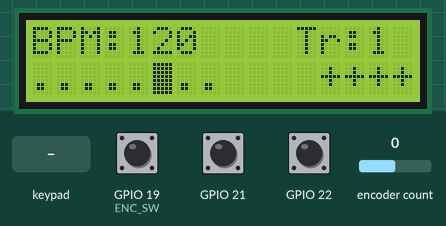
Recording of a program running on a simulated ESP32. On the bench: 16×2 character LCD. Wiring (inferred from the signals the program sends): 4×4 keypad with keys 1 2 3 A 4 5 6 B 7 8 9 C * 0 # D (labels assumed): rows GPIO 33, GPIO 32, GPIO 26, GPIO 25; columns GPIO 27, GPIO 14, GPIO 12, GPIO 13. Inputs (shaded band) come from the test bench; at power-on: GPIO 21 HIGH, GPIO 19 (ENC_SW) HIGH, GPIO 22 HIGH, encoder count 0. I2S audio is not simulated (input reads silence).

Above: at 1.7 s.
1.8 s: keypad keys 1 3 9 7 pressed 0.4 s apart
At 1.97 s:
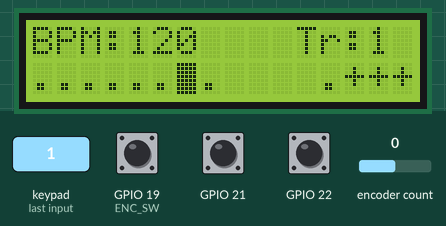
4.9 s: key '*' pressed
At 5.7 s:
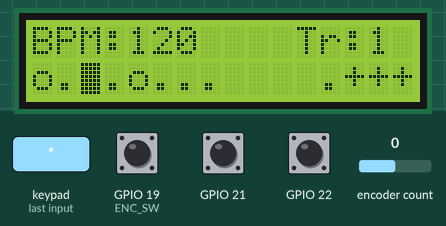
6.7 s: GPIO 21 pulled LOW for 0.15 s
At 7.1 s:
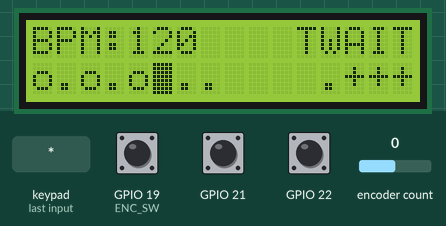
7.4 s: keypad keys 1 2 3 4 pressed 0.4 s apart
At 9.29 s:
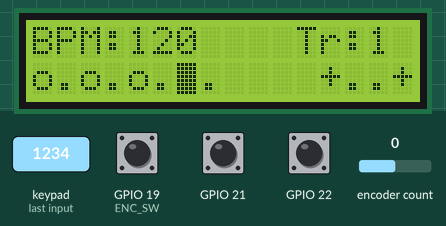
10.5 s: GPIO 19 (ENC_SW) pulled LOW for 0.15 s
At 10.85 s:
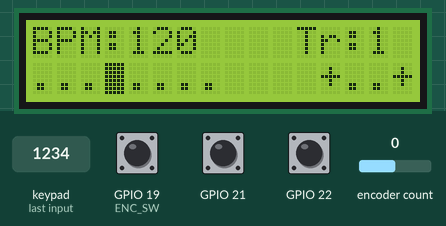
11.2 s: keypad keys 1 3 9 7 # pressed 0.4 s apart
At 11.49 s:
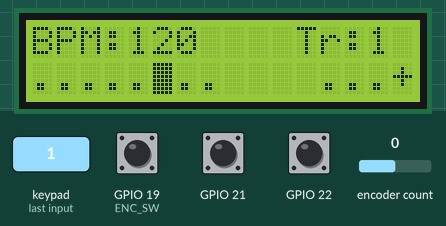
Timing chart, 0 to 14.2 s (numbered marks = the images above; inputs shaded):
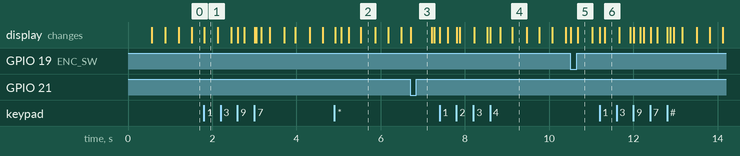

The program:

main.cpp
```cpp
#include <Arduino.h>
#include <driver/i2s.h>
#include <Keypad.h>
#include <ESP32Encoder.h>
#include <LiquidCrystal_74HC595.h>

#define I2S_WS      4
#define I2S_SCK     2
#define I2S_SD_IN   16
#define I2S_SD_OUT  15
#define I2S_PORT I2S_NUM_0

#define ENC_CK 34
#define ENC_DT 35
#define ENC_SW 19

#define SERIAL_IN 17
#define SERIAL_CK 18
#define SERIAL_LATCH 5

#define BUFFER_LEN 512
#define MAX_SAMPLE_LENGHT 22050
#define CHUNK_SIZE 256
#define NUMBER_OF_SAMPLES 4

#define INPUT_SHIFT 20
#define OUTPUT_SHIFT 24
#define TRIGGER_THRESHOLD 2
#define SILENCE_LIMIT 4000

const float PITCH_TABLE[25] = {0.500, 0.530, 0.561, 0.595, 0.630, 0.667, 0.707, 0.749, 0.794, 0.841, 0.891, 0.944, 1.000,
  1.059, 1.122, 1.189, 1.260, 1.335, 1.414, 1.498, 1.587, 1.682, 1.782, 1.888, 2.000};

const i2s_config_t i2s_config = {
  .mode = i2s_mode_t(I2S_MODE_MASTER | I2S_MODE_RX | I2S_MODE_TX),
  .sample_rate = 22050,
  .bits_per_sample = I2S_BITS_PER_SAMPLE_32BIT,
  .channel_format = I2S_CHANNEL_FMT_ONLY_RIGHT,
  .communication_format = i2s_comm_format_t(I2S_COMM_FORMAT_STAND_I2S),
  .intr_alloc_flags = ESP_INTR_FLAG_LEVEL1,
  .dma_buf_count = 8,
  .dma_buf_len = BUFFER_LEN,
  .use_apll = true
};

const i2s_pin_config_t pin_config = {
  .bck_io_num = I2S_SCK,
  .ws_io_num = I2S_WS,
  .data_out_num = I2S_SD_OUT,
  .data_in_num = I2S_SD_IN
};


struct Sample {
    int8_t data[MAX_SAMPLE_LENGHT];
    uint32_t length;
    float playCursor;
    uint32_t recCursor;
    bool isPlaying;
    bool isRecording;
    bool enabled;
    float currentSpeed;
    struct Step{
      bool active;
      uint8_t pitch;
    };
    Step steps[8];
};

struct Sample tracks[NUMBER_OF_SAMPLES];
MatrixKeypad keypad;
ESP32Encoder encoder;
LiquidCrystal_74HC595 lcd(SERIAL_IN, SERIAL_CK, SERIAL_LATCH, 1, 2, 4, 5, 6, 7);

bool cmdRecording = false;
bool recordingStarted = false;
uint32_t silenceCounter = 0;
char currentTrack = 0;
unsigned char globalBPM = 120;

volatile uint8_t currentStepIndex = 0;

void AudioTask(void * parameters) {
  i2s_driver_install(I2S_PORT, &i2s_config, 0, NULL);
  i2s_set_pin(I2S_PORT, &pin_config);
  i2s_zero_dma_buffer(I2S_PORT);

  size_t bytesIn, bytesOut;
  int32_t inputBuffer[CHUNK_SIZE];
  int32_t outputBuffer[CHUNK_SIZE];
  uint16_t samplesCount = 0;


  for(uint8_t i = 0; i < NUMBER_OF_SAMPLES; i++){
     tracks[i].isPlaying = false;
     tracks[i].isRecording = false;
     tracks[i].playCursor = 0;
     tracks[i].recCursor = 0;
     tracks[i].enabled = true;
     for(uint8_t g = 0; g < 8; g++) tracks[i].steps[g].pitch = 12;
  }

  while(1){
    uint16_t samplesPerStep = (22050 * 60) / (globalBPM * 4);

    if(cmdRecording){
      cmdRecording = false;
      recordingStarted = false;
      silenceCounter = 0;
      tracks[currentTrack].isRecording = true;
      tracks[currentTrack].recCursor = 0;
      tracks[currentTrack].length = 0;
    }

    i2s_read(I2S_NUM_0, &inputBuffer, sizeof(inputBuffer), &bytesIn, portMAX_DELAY);
    memset(outputBuffer, 0, sizeof(outputBuffer));

    for(uint16_t i = 0; i < CHUNK_SIZE; i++){
      samplesCount++;
      if(samplesCount >= samplesPerStep){
        samplesCount = 0;
        currentStepIndex = (currentStepIndex + 1) % 8;

        for(int j = 0; j<NUMBER_OF_SAMPLES;j++){
          if(tracks[j].steps[currentStepIndex].active && tracks[j].length > 0){
             tracks[j].playCursor = 0;
             tracks[j].isPlaying = true;
             uint8_t p = tracks[j].steps[currentStepIndex].pitch;
             if(p > 24) p = 12;
             tracks[j].currentSpeed = PITCH_TABLE[p];
          }
        }
      }

      int32_t mix = 0;
      for(uint32_t j = 0; j < NUMBER_OF_SAMPLES; j++) {
         if(tracks[j].isPlaying) {
            if(tracks[j].playCursor < tracks[j].length) {

               if(tracks[j].enabled) {
                   mix += tracks[j].data[(uint16_t)(tracks[j].playCursor)];
               }

               tracks[j].playCursor += tracks[j].currentSpeed;
            } else { tracks[j].isPlaying = false; }
         }
      }
      if (mix > 127) mix = 127;
      if (mix < -128) mix = -128;
      outputBuffer[i] = mix << OUTPUT_SHIFT;

      if(tracks[currentTrack].isRecording){
           int32_t raw = inputBuffer[i];
           int32_t processed = raw >> INPUT_SHIFT;
           if (processed > 127) processed = 127;
           if (processed < -128) processed = -128;

           if(!recordingStarted){
             if(abs(processed) > TRIGGER_THRESHOLD) recordingStarted = true;
           }
           if(recordingStarted){
             if(tracks[currentTrack].recCursor < MAX_SAMPLE_LENGHT){
               tracks[currentTrack].data[tracks[currentTrack].recCursor++] = (int8_t)processed;
               tracks[currentTrack].length = tracks[currentTrack].recCursor;
               if(abs(processed) < TRIGGER_THRESHOLD) silenceCounter++;
               else silenceCounter = 0;
               if(silenceCounter > SILENCE_LIMIT) tracks[currentTrack].isRecording = false;
             } else {
               tracks[currentTrack].isRecording = false;
             }
           }
      }
    }
    i2s_write(I2S_NUM_0, &outputBuffer, sizeof(outputBuffer), &bytesOut, portMAX_DELAY);
  }
}

void handleSerialUpload() {
  if (Serial.available() >= 4) {
    if (Serial.read() == 83) {
      while(Serial.available() < 3);

      uint8_t trackID = Serial.read();
      uint8_t sizeHigh = Serial.read();
      uint8_t sizeLow = Serial.read();
      uint16_t dataSize = (sizeHigh << 8) | sizeLow;
      if (trackID < NUMBER_OF_SAMPLES && dataSize <= MAX_SAMPLE_LENGHT) {
        tracks[trackID].isPlaying = false;
        size_t bytesRead = Serial.readBytes((char*)tracks[trackID].data, dataSize);
        tracks[trackID].length = bytesRead;
        tracks[trackID].playCursor = 0;
      } else {
        while(Serial.available()) Serial.read();
      }
    }
  }
}

void setup() {
  Serial.begin(460800);
  keypad.begin();
  pinMode(ENC_SW, INPUT_PULLUP);
  lcd.begin(16,2);
  lcd.clear();
  xTaskCreatePinnedToCore(AudioTask, NULL , 10000, NULL, 10, NULL, 0);
  ESP32Encoder::useInternalWeakPullResistors = puType::up;
  encoder.attachHalfQuad(ENC_DT, ENC_CK);
  encoder.setCount(120);
  delay(500);
}

void loop() {
   handleSerialUpload();
   keypad.update();

    int heldStep = -1;
    for(uint8_t i=0; i<8; i++)
    {
      if(keypad.isJustPressed(i+1)){
        tracks[currentTrack].steps[i].active = !tracks[currentTrack].steps[i].active;
      }
      if(keypad.isKeyDown(i+1)) {
        heldStep = i;
      }
    }

    if(heldStep != -1) {
        if(keypad.isJustPressed(12)) {
            if(tracks[currentTrack].steps[heldStep].pitch < 24)
                tracks[currentTrack].steps[heldStep].pitch++;
        }
        if(keypad.isJustPressed(16)) {
            if(tracks[currentTrack].steps[heldStep].pitch > 0)
                tracks[currentTrack].steps[heldStep].pitch--;
        }
    }


    if(keypad.isJustPressed(9))  tracks[0].enabled = !tracks[0].enabled;
    if(keypad.isJustPressed(10)) tracks[1].enabled = !tracks[1].enabled;
    if(keypad.isJustPressed(13)) tracks[2].enabled = !tracks[2].enabled;
    if(keypad.isJustPressed(14)) tracks[3].enabled = !tracks[3].enabled;


    if(keypad.isButtonJustPressed(2)) {
        memset(tracks[currentTrack].steps, 0, sizeof(tracks[currentTrack].steps));
        for(int p = 0; p<8;p++) tracks[currentTrack].steps[p].pitch = 12;
    }
    if(keypad.isButtonJustPressed(1)){
        lcd.setCursor(12, 0); lcd.print("WAIT");
        delay(500);
        cmdRecording = true;
    }
    if(keypad.isButtonJustPressed(0)) {
        currentTrack = (currentTrack + 1) % 4;
    }
    int32_t rawEnc = (int32_t)encoder.getCount();
    if (rawEnc < 30) { rawEnc = 30; encoder.setCount(30); }
    else if (rawEnc > 250) { rawEnc = 250; encoder.setCount(250); }
    if(globalBPM != rawEnc) {
        globalBPM = rawEnc;
    }
    lcd.setCursor(0, 0);
    lcd.print("BPM:");
    lcd.print(globalBPM);
    lcd.print(" ");
    lcd.setCursor(11, 0);
    if(heldStep != -1) {
        int pVal = (int)tracks[currentTrack].steps[heldStep].pitch - 12;
        lcd.print("P:");
        if(pVal > 0) lcd.print("+");
        lcd.print(pVal);
        lcd.print(" ");
    } else {
        lcd.print("Tr:");
        lcd.print((int)currentTrack + 1);
        lcd.print("  ");
    }
    lcd.setCursor(0,1);
    for(int i=0; i<8; i++) {
        if (i == currentStepIndex) {
            lcd.write(255);
        } else {
            if (tracks[currentTrack].steps[i].active) {
                lcd.print("o");
            } else {
                lcd.print(".");
            }
        }
    }

    lcd.print("    ");
    for(int i=0; i<4; i++) {
        if(tracks[i].enabled) {
            lcd.print("+");
        } else {
            lcd.print(".");
        }
    }

    delay(10);
}
```

Measured:
- after the input at 1.8 s, the display: changes at once (image 1)
- after the input at 4.9 s, the display: first changes at once (image 2 shows a later state)
- after the input at 6.7 s, the display: changes at once (image 3)
- after the input at 7.4 s, the display: first changes at once (image 4 shows a later state)
- after the input at 10.5 s, the display: first changes at once (image 5 shows a later state)
- after the input at 11.2 s, the display: first changes at once (image 6 shows a later state)
